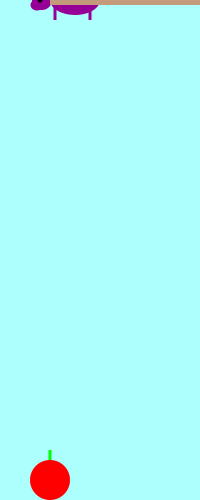
Frame 1 (no input)
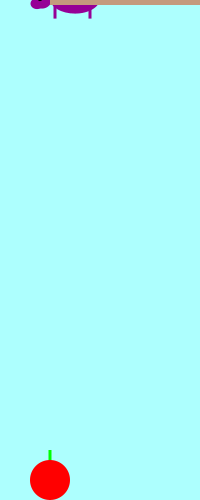
Frame 60 (the mouse pressed at the canvas centre just before this capture)
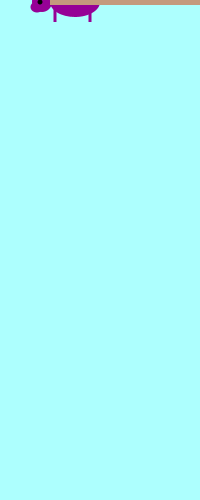
Frame 120 (the mouse held since frame 60 and released just before this capture)

The Processing sketch that drew these frames (run headless with seeded random() and noise(); from frame 60 on, the mouse is pressed at the canvas centre):

// Processing sketch: processing_23820
// ── processing_23820.pde



float x = 100; //itinial x position
float y = 0; //initial y position

float speed = 1;//speed of square
float gravity = 0.1;

void setup(){
  size(200,500);
  background(173,255,254);//sky
  smooth();
  
}

void draw(){
  
  //draw rectangle
  background(173,255,254);//sky
 
  rectMode(CENTER);
  

   fill(148,244,151);
  rect(x,y-y,5,y+y);//tail
   noStroke();
   
   //head of chameleon
   fill(250,y,250);//lighter colour
     ellipse(x-58,y-3,20,20);//scales
     fill(150,y,150);
  ellipse(x-58,y,20,20);
  ellipse(x-63,y+5,13,11);//mouth
  
 
  
  //body of chameleon
  fill(250,y,250);//lighter colour
  ellipse(x-25,y-5,50,30);
   fill(150,y,150);
  ellipse(x-25,y,50,30);
  
  //legs
  
  rect(x-10,y+10,3,20);
    rect(x-45,y+10,3,20);

    
    //eyes of chameleon
  fill(0);
  ellipse(x-60,y,5,5);
    
    fill(196,154,125);
  rect(150,0,200,10);//branch
  
  if( (mouseX<100)&&(mouseY<100) ){ //either true or false
    
    fill(0,255,0);//green
    rect(50,460,3,20);
    
    fill(255,0,0);//red
    
    ellipse(50,480,40,40);//apple
    

  
  
  y = y+speed;
  println(y);
  
  speed = speed + gravity -0.5;
  
 //if the square reaches the bottom of the screen
 //reverse
 if(y>height){
   
   speed = speed * -1;
 }
 //if the square reaches the top
 //reverse
 if( y<0){
   speed = speed *-1;
 }
}

}
